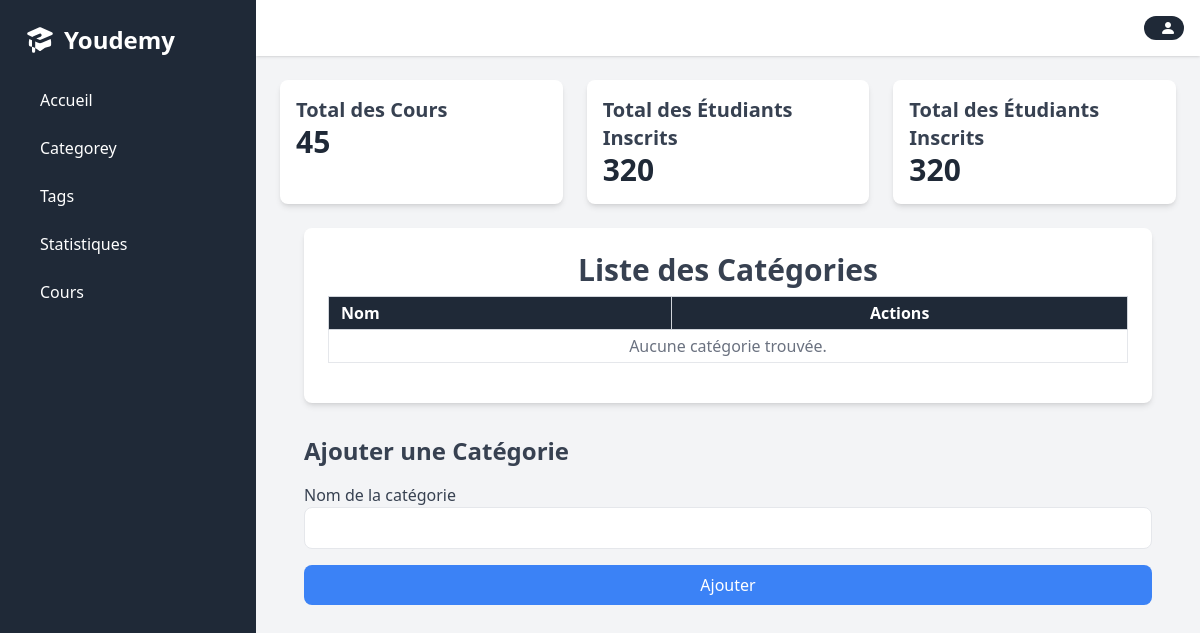
/views/layouts/dashbord.php?page=categories, run on an earlier commit of the app's database.
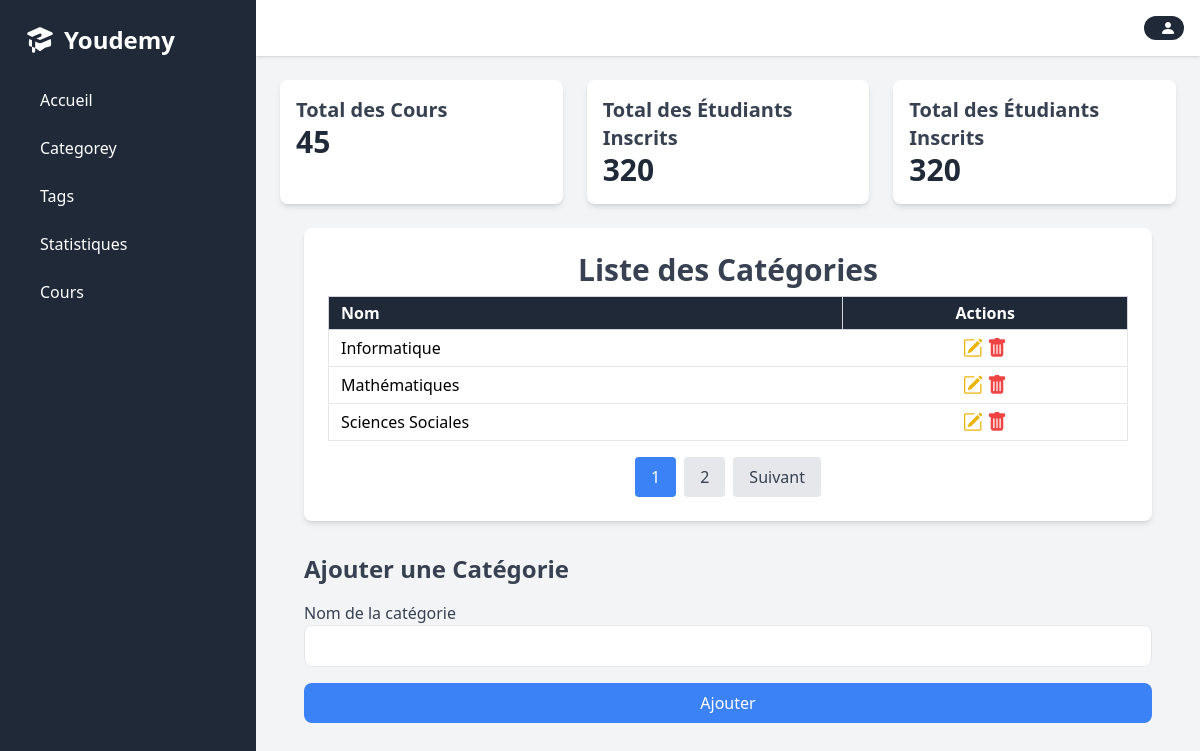
And on a later commit of the database.
### tables this page shows
CREATE TABLE categories (
    id INT AUTO_INCREMENT PRIMARY KEY,
    name VARCHAR(255) NOT NULL
);

### config/database.php (called while the page is built)
<?php
class Database {
    private $host = 'localhost';
    private $dbname = 'Youdemy';
    private $username = 'root';
    private $password = '';
    public $pdo;
    public function __construct() {
        try {
            $this->pdo = new PDO("mysql:host=$this->host;dbname=$this->dbname", $this->username, $this->password);
            $this->pdo->setAttribute(PDO::ATTR_ERRMODE, PDO::ERRMODE_EXCEPTION);
        } catch(PDOException $e) {
            echo 'Connection failed: ' . $e->getMessage();
        }
    }
    public function getConnection() {
        return $this->pdo;
    }
}
?>

### model/categorie.php (called while the page is built, shortened)
<?php
require_once __DIR__ . '/../config/database.php';
class Category {
    private $db;
    public function __construct() {
        $database = new Database();
        $this->db = $database->getConnection();
    }
    public function readAllPaginated($page, $resultsPerPage) {
        $offset = ($page - 1) * $resultsPerPage;
        $sql = "SELECT id, name FROM categories LIMIT :offset, :resultsPerPage";
        $stmt = $this->db->prepare($sql);
        $stmt->bindValue(':offset', $offset, PDO::PARAM_INT);
        $stmt->bindValue(':resultsPerPage', $resultsPerPage, PDO::PARAM_INT);
        $stmt->execute();
        return $stmt->fetchAll(PDO::FETCH_ASSOC);
    }
    public function countAllCategories() {
        $sql = "SELECT COUNT(*) AS total FROM categories";
        $stmt = $this->db->prepare($sql);
        $stmt->execute();
        return $stmt->fetch(PDO::FETCH_ASSOC)['total'];
    }
}

### controller/categorieController.php (called while the page is built, shortened)
<?php
require_once __DIR__ . '/../model/categorie.php';
class CategoryController {
    private $model;
    public function __construct() {
        $this->model = new Category();
    }
    public function getPaginatedCategories($page, $resultsPerPage) {
        $totalCategories = $this->model->countAllCategories();
        $totalPages = ceil($totalCategories / $resultsPerPage);
        $Categories = $this->model->readAllPaginated($page, $resultsPerPage);
        return [
            'categories' => $Categories,
            'totalPages' => $totalPages,
            'currentPage' => $page
        ];
    }
}
?>

### views/Categories.php (the view, shortened to what this page needs)
<?php require_once __DIR__ . "/../controller/categorieController.php" ?>
<div class="container mx-auto p-6 bg-white shadow-md rounded-lg">
    <h1 class="text-3xl font-semibold text-center text-gray-700 mb-2">Liste des Catégories</h1>
    <div class="overflow-x-auto">
        <table class="table-auto w-full text-left border-collapse border border-gray-200">
            <thead class="bg-gray-800 text-white">
                <tr>
                    <th class="px-3 py-1 border border-gray-300">Nom</th>
                    <th class="px-3 py-1 border border-gray-300 text-center">Actions</th>
                </tr>
            </thead>
            <tbody>
                <?php if (!empty($Categories)): ?>
                    <?php foreach ($Categories as $category): ?>
                        <tr class="hover:bg-gray-100 border-b border-gray-200">
                            <td class="px-3 py-1"><?= $category['name']; ?></td>
                            <td class="px-3 py-1 text-center">
                                <a href="dashbord.php?page=categories&id=<?= $category['id']; ?>"                                    class="inline-block text-yellow-500 hover:text-yellow-600">
                                    <i class="bi bi-pencil-square text-xl"></i>
                                </a>
                                <form action="../../index.php?action=deleteCategories" method="POST" class="inline-block" onsubmit="return confirm('Êtes-vous sûr de vouloir supprimer cette catégorie ?');">
                                    <button type="submit" class="text-red-500 hover:text-red-600">
                                        <i class="bi bi-trash-fill text-xl"></i>
                                    </button>
                                </form>
                            </td>
                        </tr>
                    <?php endforeach; ?>
                <?php else: ?>
                    <tr>
                        <td colspan="3" class="px-3 py-1 text-center text-gray-500">Aucune catégorie trouvée.</td>
                    </tr>
                <?php endif; ?>
            </tbody>
        </table>
    </div>
    <div class="mt-4 flex justify-center space-x-2">
        <?php for ($i = 1; $i <= $totalPages; $i++): ?>
            <a href="dashbord.php?page=categories&p=<?= $i; ?>"
               class="px-4 py-2 <?= $i == $currentPage ? 'bg-blue-500 text-white' : 'bg-gray-200 hover:bg-gray-300 text-gray-700'; ?> rounded">
                <?= $i; ?>
            </a>
        <?php endfor; ?>
        <?php if ($currentPage < $totalPages): ?>
            <a href="dashbord.php?page=categories&p=<?= $currentPage + 1; ?>"
               class="px-4 py-2 bg-gray-200 hover:bg-gray-300 text-gray-700 rounded">Suivant</a>
        <?php endif; ?>
    </div>
</div>
<div class="mt-8">
        <h2 class="text-2xl font-semibold text-gray-700 mb-4">Ajouter une Catégorie</h2>
        <form action="../../index.php?action=createCategories" method="POST" class="space-y-4">
            <div>
                <label for="category_name" class="block text-gray-700">Nom de la catégorie</label>
                <input type="text" name="category_name" id="category_name" class="w-full px-4 py-2 border rounded-lg focus:outline-none focus:ring-2 focus:ring-blue-500" required>
            </div>
            <div>
                <button type="submit" class="w-full bg-blue-500 text-white px-4 py-2 rounded-lg hover:bg-blue-600">Ajouter</button>
            </div>
        </form>
    </div>

### views/layouts/dashbord.php (shortened to what this page needs)
<?php require_once __DIR__ . "/../../controller/categorieController.php" ?>
<!DOCTYPE html>
<html lang="fr">
<head>
    <script src="https://cdn.tailwindcss.com"></script>
    <link href="https://cdn.jsdelivr.net/npm/bootstrap-icons/font/bootstrap-icons.css" rel="stylesheet">
</head>
<body class="bg-gray-100">
    <div class="flex h-screen">
        <?php include('../include/sidebar.php') ?>
        <main class="flex-1 overflow-y-auto">
            <?php include('../include/header.php') ?>
            <div class="p-6">
                <?php include('../statistiques.php') ?>
                <div class="p-6">
                <?php
                    if (isset($_GET['page'])) {
                        $page = $_GET['page'];
                        switch ($page) {
                            case 'categories':
                                $cat = new CategoryController();
                                $page = isset($_GET['p']) ? (int)$_GET['p'] : 1;
                                $resultsPerPage = 3;
                                $paginationData = $cat->getPaginatedCategories($page, $resultsPerPage);
                                $Categories = $paginationData['categories'];
                                $totalPages = $paginationData['totalPages'];
                                $currentPage = $paginationData['currentPage'];
                                include('../Categories.php');
                                break;
                        }
                    } else {
                        echo "<h2>Bienvenue sur votre Tableau de Bord</h2>";
                    }
                ?>
            </div>
            </div>
        </main>
    </div>
</body>
</html>

### views/include/sidebar.php (shortened to what this page needs)
<aside class="w-64 bg-gray-800 text-white p-6">
    <div class="text-2xl font-bold text-primary flex items-center">
        Youdemy
    </div>
    <nav>
        <ul class="space-y-2 mt-6">
            <li><a href="dashbord.php?page=users" class="block py-2 px-4 rounded hover:bg-gray-700">Accueil</a></li>
            <li><a href="dashbord.php?page=categories" class="block py-2 px-4 rounded hover:bg-gray-700">Categorey</a></li>
            <li><a href="dashbord.php?page=tags" class="block py-2 px-4 rounded hover:bg-gray-700">Tags</a></li>
            <li><a href="dashbord.php?page=statistiques" class="block py-2 px-4 rounded hover:bg-gray-700">Statistiques</a></li>
            <li><a href="dashbord.php?page=cours" class="block py-2 px-4 rounded hover:bg-gray-700">Cours</a></li>
        </ul>
    </nav>
</aside>

### views/include/header.php (shortened to what this page needs)
<header class="bg-white shadow p-4">
    <div class="flex justify-between items-center">
        <div class="flex items-center space-x-4">
            <div class="relative">
                <button class="flex items-center space-x-2 px-2 rounded-3xl bg-gray-800 text-white">
                    <i class="bi bi-person-fill"></i>
                </button>
            </div>
        </div>
    </div>
</header>

### views/statistiques.php
<div class="grid grid-cols-1 md:grid-cols-2 lg:grid-cols-3 gap-6 ">
    <?php if ($_SESSION['role_id'] == "1"): ?>
        <div class="bg-white rounded-lg shadow p-4">
            <h3 class="text-lg font-semibold mb-2">Total Utilisateurs</h3>
            <p class="text-3xl font-bold">1,234</p>
        </div>
        <div class="bg-white rounded-lg shadow p-4">
            <h3 class="text-lg font-semibold mb-2">Revenus</h3>
            <p class="text-3xl font-bold">45,678 €</p>
        </div>
        <div class="bg-white rounded-lg shadow p-4">
            <h3 class="text-lg font-semibold mb-2">Tâches Complétées</h3>
            <p class="text-3xl font-bold">89%</p>
        </div>
    <?php else: ?>
        <div class="bg-white shadow-md rounded-lg p-4">
            <h3 class="text-xl font-semibold text-gray-700">Total des Cours</h3>
            <p class="text-3xl font-bold text-gray-800">45</p>
        </div>
        <div class="bg-white shadow-md rounded-lg p-4">
            <h3 class="text-xl font-semibold text-gray-700">Total des Étudiants Inscrits</h3>
            <p class="text-3xl font-bold text-gray-800">320</p>
        </div>
        <div class="bg-white shadow-md rounded-lg p-4">
            <h3 class="text-xl font-semibold text-gray-700">Total des Étudiants Inscrits</h3>
            <p class="text-3xl font-bold text-gray-800">320</p>
        </div>
    <?php endif; ?>
</div>

What changed in the data, as far as the page shows it:
added categories: name "Informatique"
added categories: name "Mathématiques"
added categories: name "Sciences Sociales"
Also different on the page:
new list line: "1"
new list line: "2"
text no longer shown: "Aucune catégorie trouvée."
text now shown: "Suivant"
